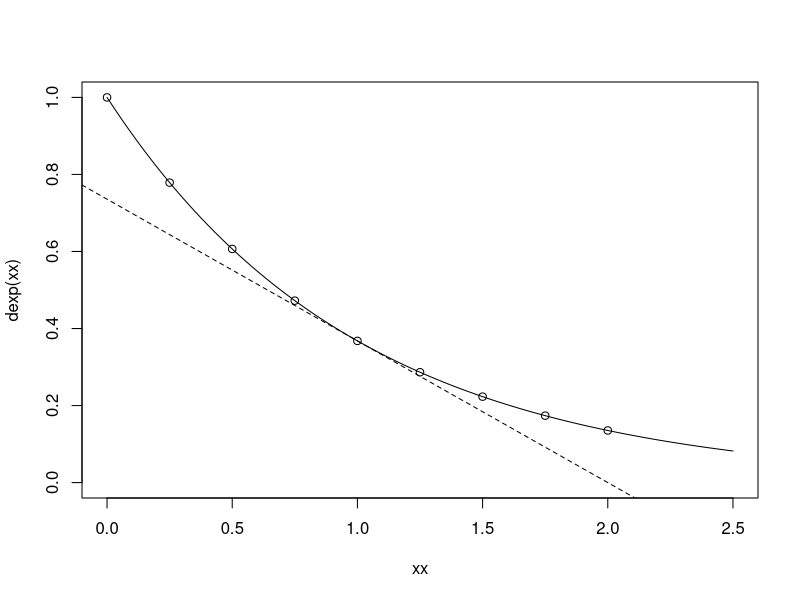
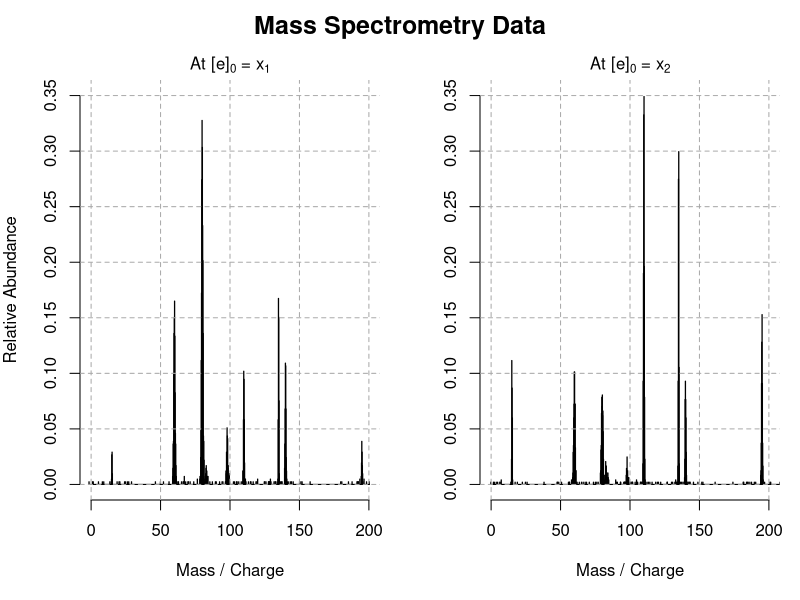
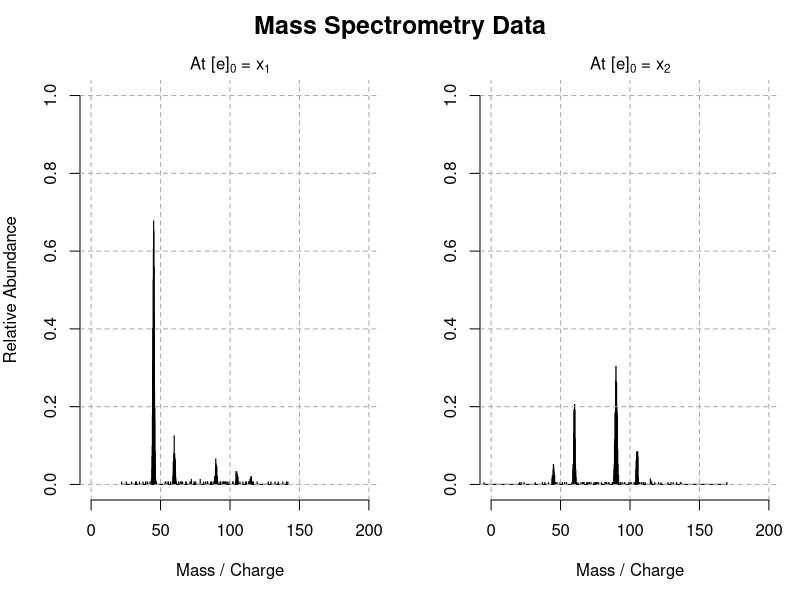

Recreate these plots in R, in order.
# code to generate a mass spectrometry-like output

tangent = function(x, FUN, del=0.5, eps=0.0000001){
    slope = 0
    newslope = Inf
    while (abs(slope - newslope) > eps){
        newslope = slope
        del = del/2
        slope = (FUN(x+del)-FUN(x-del))/(2*del)
        }
    intercept = FUN(x) - slope*x
    return (c(slope, intercept))
    }

xx = seq(0, 2.5, length=100)
yy = seq(0, 2, length=9)
plot(xx, dexp(xx), type='l',ylim=c(0,1))
points(yy, dexp(yy))
abline(tangent(yy[5],dexp)[2], tangent(yy[5],dexp)[1], lty=2)

dat = c(rnorm(800, 80, 0.5),
        rnorm(400, 60, 0.5),
        rnorm(40, 83, 0.7),
        rnorm(100, 98, 0.5),
        rnorm(150, 110, 0.3),
        rnorm(190, 135, 0.2),
        rnorm(30, 15, 0.2),
        rnorm(50, 195, 0.3),
        rnorm(180, 140, 0.3),
        rnorm(15, 80, 10),  # add noise
        rnorm(15, 60, 10),
        rnorm(15, 100, 10),
        rnorm(15, 110, 10),
        rnorm(15, 135, 10),
        rnorm(15, 15, 10),
        rnorm(15, 195, 10),
        rnorm(15, 140, 10))

dat2 = c(rnorm(280, 80, 0.5),
        rnorm(300, 60, 0.5),
        rnorm(60, 83, 0.7),
        rnorm(50, 98, 0.5),
        rnorm(620, 110, 0.3),
        rnorm(390, 135, 0.2),
        rnorm(140, 15, 0.2),
        rnorm(280, 195, 0.3),
        rnorm(180, 140, 0.3),
        rnorm(15, 80, 10),  # add noise
        rnorm(15, 60, 10),
        rnorm(15, 100, 10),
        rnorm(15, 110, 10),
        rnorm(15, 135, 10),
        rnorm(15, 15, 10),
        rnorm(15, 195, 10),
        rnorm(15, 140, 10))

pdf("./mspec1.pdf", width=8, height=5)
par(mfrow=c(1,2), mar=c(5,4,1.5,1), oma=c(0,0,2.5,0), cex.main=1.5,
    cex.sub=1)
hist(dat, xlim=c(0, 200), col='black', breaks=1000,
    xlab = "Mass / Charge", main=expression(paste("At [e]"[0]," = ",x[1])),
    cex.main = 1, ylab = "Relative Abundance", freq=FALSE, ylim=c(0,0.35))
grid(col='darkgray', lty=2)
hist(dat2, xlim=c(0, 200), col='black', breaks=1000,
    xlab = "Mass / Charge", main=expression(paste("At [e]"[0]," = ",x[2])),
    cex.main = 1, ylab = "", freq=FALSE, ylim=c(0,0.35))
grid(col='darkgray', lty=2)
title("Mass Spectrometry Data", outer=T)
dev.off()

# to "match" with tripredAll.pdf
# at [e]=1.5e10
dat = c(rnorm(1140, 45, 0.5),    # blue   (~ 0.75)
        rnorm(165, 60, 0.5),    # red    (~ 0.15)
        rnorm(085, 90, 0.5),     # green  (~ 0.07)
        rnorm(035, 105, 0.5),    # black  (~ 0.03)
        rnorm(020, 115, 0.5),   # orange (~ 0.00)
        rnorm(15, 45, 20),  # add noise
        rnorm(15, 60, 20),
        rnorm(15, 90, 20),
        rnorm(15, 105, 20),
        rnorm(15, 115, 20))

# at [e]=5.0e10
dat2= c(rnorm(060, 45, 0.5),    # blue   (~ 0.06)
        rnorm(270, 60, 0.5),    # red    (~ 0.27)
        rnorm(530, 90, 0.7),     # green  (~ 0.53)
        rnorm(130, 105, 0.5),    # black  (~ 0.14)
        rnorm(005, 115, 0.3),   # orange (~ 0.00)
        rnorm(15, 45, 20),  # add noise
        rnorm(15, 60, 20),
        rnorm(15, 90, 20),
        rnorm(15, 105, 20),
        rnorm(15, 115, 20))


pdf("./mspec2.pdf", width=8, height=5)
par(mfrow=c(1,2), mar=c(5,4,1.5,1), oma=c(0,0,2.5,0), cex.main=1.5,
    cex.sub=1)
hist(dat, xlim=c(0, 200), col='black', breaks=1000,
    xlab = "Mass / Charge", main=expression(paste("At [e]"[0]," = ",x[1])),
    cex.main = 1, ylab = "Relative Abundance", freq=FALSE, ylim=c(0,1.00))
grid(col='darkgray', lty=2)
hist(dat2, xlim=c(0, 200), col='black', breaks=1000,
    xlab = "Mass / Charge", main=expression(paste("At [e]"[0]," = ",x[2])),
    cex.main = 1, ylab = "", freq=FALSE, ylim=c(0,1.00))
grid(col='darkgray', lty=2)
title("Mass Spectrometry Data", outer=T)
dev.off()
